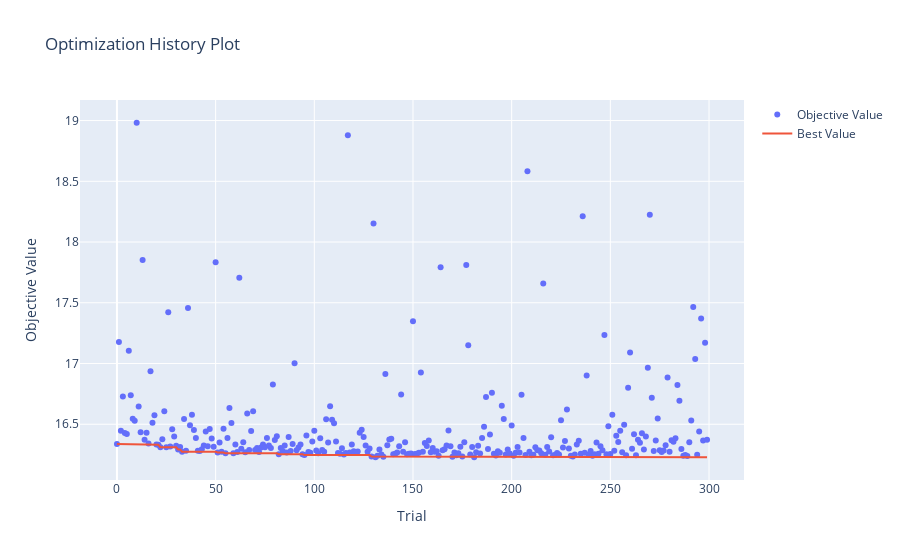

The code cell stored with this chart in its notebook:
### Code cell
# 하이퍼파라미터 최적화 과정을 확인
optuna.visualization.plot_optimization_history(study)

### Figure 1 — Plotly figure (JSON) as saved in the notebook; plotly's stock layout.template omitted (floating-point values rounded to 4 significant figures; data arrays with more than 128 entries replaced by an {"elided": "..."} marker saying what was removed)
{"data": [{"mode": "markers", "name": "Objective Value", "type": "scatter", "x": {"elided": "300 int values"}, "y": {"elided": "300 float values"}}, {"mode": "lines", "name": "Best Value", "type": "scatter", "x": {"elided": "300 int values"}, "y": {"elided": "300 float values"}}, {"marker": {"color": "#cccccc"}, "mode": "markers", "name": "Infeasible Trial", "showlegend": false, "type": "scatter", "x": [], "y": []}], "layout": {"title": {"text": "Optimization History Plot"}, "xaxis": {"title": {"text": "Trial"}}, "yaxis": {"title": {"text": "Objective Value"}}}}
